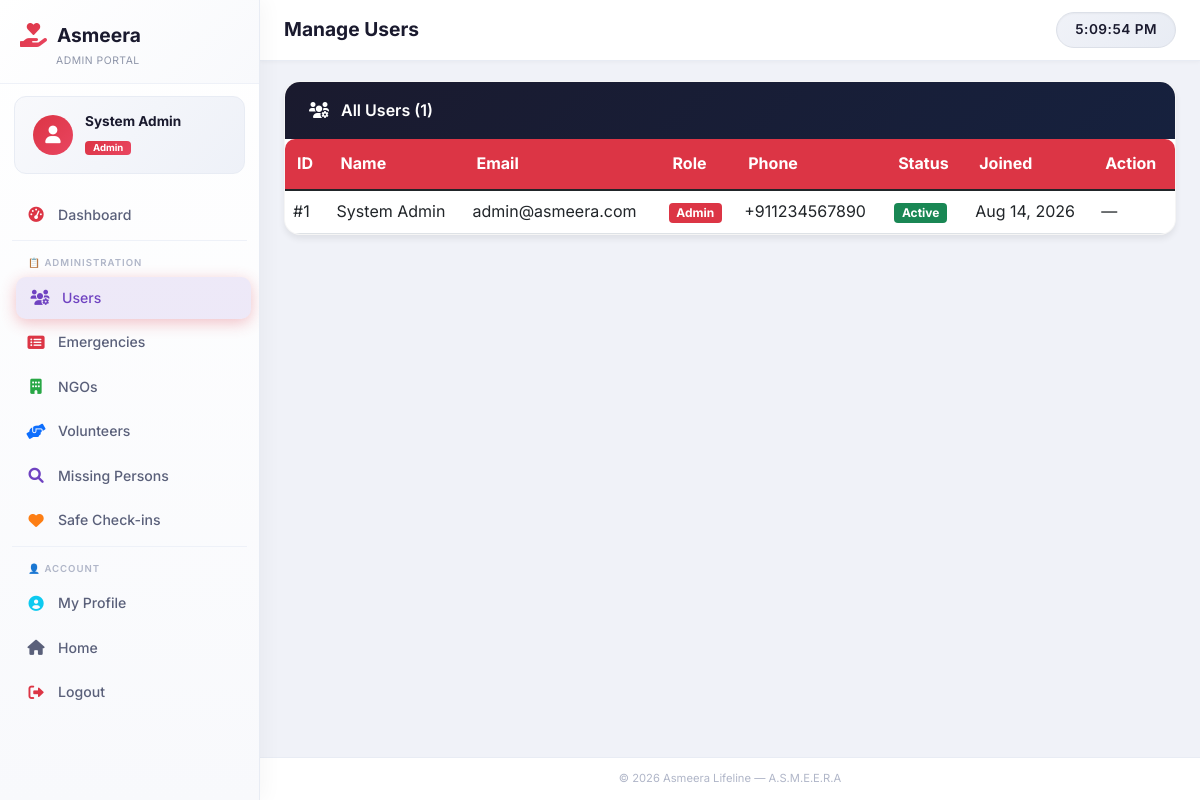
The page /admin/users.php (signed in) on the database its author committed.
### tables this page shows
CREATE TABLE users (
    id INT PRIMARY KEY AUTO_INCREMENT,
    full_name VARCHAR(100) NOT NULL,
    email VARCHAR(100) UNIQUE NOT NULL,
    password VARCHAR(255) NOT NULL,
    phone VARCHAR(20),
    address TEXT,
    role_id INT,
    is_active BOOLEAN DEFAULT TRUE,
    profile_image VARCHAR(255),
    last_login TIMESTAMP NULL,
    created_at TIMESTAMP DEFAULT CURRENT_TIMESTAMP,
    FOREIGN KEY (role_id) REFERENCES roles(id),
    INDEX idx_email (email),
    INDEX idx_role (role_id)
);

CREATE TABLE roles (
    id INT PRIMARY KEY AUTO_INCREMENT,
    role_name VARCHAR(50) UNIQUE NOT NULL,
    description TEXT,
    created_at TIMESTAMP DEFAULT CURRENT_TIMESTAMP
);

### admin/users.php (the view, shortened to what this page needs)
<?php
require_once '../../config/database.php';
$page_title = 'Manage Users';
$current_page = 'users';
$users = $db->query("SELECT u.*, r.role_name FROM users u JOIN roles r ON u.role_id = r.id ORDER BY u.created_at DESC")->fetchAll(PDO::FETCH_ASSOC);
require_once '../../includes/app_header.php';
?>
<div class="page-card" data-aos="fade-up">
    <div class="card-header bg-dark"><i class="fas fa-users-cog me-2"></i> All Users (<?php echo count($users); ?>)</div>
    <div class="card-body p-0">
        <div class="table-responsive">
            <table class="table table-hover mb-0">
                <thead><tr><th>ID</th><th>Name</th><th>Email</th><th>Role</th><th>Phone</th><th>Status</th><th>Joined</th><th>Action</th></tr></thead>
                <tbody>
                <?php foreach ($users as $u): ?>
                <tr>
                    <td>#<?php echo $u['id']; ?></td>
                    <td><?php echo htmlspecialchars($u['full_name']); ?></td>
                    <td><?php echo htmlspecialchars($u['email']); ?></td>
                    <td><span class="badge bg-danger"><?php echo ucfirst($u['role_name']); ?></span></td>
                    <td><?php echo htmlspecialchars($u['phone'] ?? '—'); ?></td>
                    <td><?php echo $u['is_active'] ? '<span class="badge bg-success">Active</span>' : '<span class="badge bg-secondary">Inactive</span>'; ?></td>
                    <td><?php echo date('M d, Y', strtotime($u['created_at'])); ?></td>
                    <td>
                        <?php if ($u['role_name'] !== 'admin'): ?>
                        <form method="POST" class="d-inline admin-table-actions">
                            <input type="hidden" name="user_id" value="<?php echo $u['id']; ?>">
                            <input type="hidden" name="is_active" value="<?php echo $u['is_active'] ? 0 : 1; ?>">
                            <button type="submit" name="toggle_active" class="btn btn-sm btn-<?php echo $u['is_active'] ? 'warning' : 'success'; ?>"><?php echo $u['is_active'] ? 'Deactivate' : 'Activate'; ?></button>
                        </form>
                        <?php else: ?>—<?php endif; ?>
                    </td>
                </tr>
                <?php endforeach; ?>
                </tbody>
            </table>
        </div>
    </div>
</div>
<?php require_once '../../includes/app_footer.php'; ?>

### includes/app_header.php (shortened to what this page needs)
<?php
$role = $_SESSION['user_role'] ?? '';
$user_name = $_SESSION['user_name'] ?? 'User';
$role_labels = ['admin' => 'Admin Portal', 'citizen' => 'Citizen Portal', 'volunteer' => 'Volunteer Portal', 'ngo' => 'NGO Portal'];
$portal_label = $role_labels[$role] ?? 'Portal';
function navActive($page, $current) {
    return $page === $current ? ' active' : '';
}
?>
<!DOCTYPE html>
<html lang="en">
<head>
    <link href="https://cdn.jsdelivr.net/npm/bootstrap@5.1.3/dist/css/bootstrap.min.css" rel="stylesheet">
    <link rel="stylesheet" href="https://cdnjs.cloudflare.com/ajax/libs/font-awesome/6.0.0/css/all.min.css">
    <link href="https://unpkg.com/aos@2.3.1/dist/aos.css" rel="stylesheet">
    <link rel="stylesheet" href="https://unpkg.com/leaflet@1.7.1/dist/leaflet.css">
    <link rel="stylesheet" href="<?php echo SITE_URL; ?>assets/css/style.css?v=<?php echo time(); ?>">
</head>
<body class="app-body">
<div class="app-wrapper">
    <nav class="app-sidebar" id="appSidebar">
        <div class="sidebar-brand">
            <a href="<?php echo SITE_URL; ?>">
                <i class="fas fa-hand-holding-heart"></i>
                <span>Asmeera</span>
            </a>
            <small><?php echo $portal_label; ?></small>
        </div>
        <div class="sidebar-user">
            <div class="sidebar-avatar"><i class="fas fa-user"></i></div>
            <div>
                <strong><?php echo htmlspecialchars($user_name); ?></strong>
                <span class="badge"><?php echo ucfirst($role); ?></span>
            </div>
        </div>
        <ul class="sidebar-nav">
            <li><a href="<?php echo SITE_URL; ?>dashboard.php" class="<?php echo navActive('dashboard', $current_page); ?>"><i class="fas fa-tachometer-alt"></i> Dashboard</a></li>
            <?php if ($role === 'citizen'): ?>
            <li><a href="<?php echo SITE_URL; ?>modules/citizen/request_help.php" class="<?php echo navActive('request_help', $current_page); ?>"><i class="fas fa-exclamation-triangle"></i> Request Help</a></li>
            <li><a href="<?php echo SITE_URL; ?>modules/citizen/safe_checkin.php" class="<?php echo navActive('safe_checkin', $current_page); ?>"><i class="fas fa-check-circle"></i> I Am Safe</a></li>
            <li><a href="<?php echo SITE_URL; ?>modules/citizen/missing_person.php" class="<?php echo navActive('missing_person', $current_page); ?>"><i class="fas fa-user-friends"></i> Missing Person</a></li>
            <?php elseif ($role === 'admin'): ?>
            <li class="sidebar-divider">📋 Administration</li>
            <li><a href="<?php echo SITE_URL; ?>modules/admin/users.php" class="<?php echo navActive('users', $current_page); ?>"><i class="fas fa-users-cog"></i> Users</a></li>
            <li><a href="<?php echo SITE_URL; ?>modules/admin/requests.php" class="<?php echo navActive('requests', $current_page); ?>"><i class="fas fa-list-alt"></i> Emergencies</a></li>
            <li><a href="<?php echo SITE_URL; ?>modules/admin/ngos.php" class="<?php echo navActive('ngos', $current_page); ?>"><i class="fas fa-building"></i> NGOs</a></li>
            <li><a href="<?php echo SITE_URL; ?>modules/admin/volunteers.php" class="<?php echo navActive('volunteers', $current_page); ?>"><i class="fas fa-hands-helping"></i> Volunteers</a></li>
            <li><a href="<?php echo SITE_URL; ?>modules/admin/missing_persons.php" class="<?php echo navActive('missing_persons', $current_page); ?>"><i class="fas fa-search"></i> Missing Persons</a></li>
            <li><a href="<?php echo SITE_URL; ?>modules/admin/checkins.php" class="<?php echo navActive('checkins', $current_page); ?>"><i class="fas fa-heart"></i> Safe Check-ins</a></li>
            <?php endif; ?>
            <li class="sidebar-divider">👤 Account</li>
            <li><a href="<?php echo SITE_URL; ?>profile.php" class="<?php echo navActive('profile', $current_page); ?>"><i class="fas fa-user-circle"></i> My Profile</a></li>
            <li><a href="<?php echo SITE_URL; ?>"><i class="fas fa-home"></i> Home</a></li>
            <li><a href="<?php echo SITE_URL; ?>logout.php" class="sidebar-logout"><i class="fas fa-sign-out-alt"></i> Logout</a></li>
        </ul>
    </nav>
    <div class="app-main">
        <header class="app-topbar">
            <h1 class="app-page-title"><?php echo htmlspecialchars($page_title); ?></h1>
            <div class="app-topbar-actions">
                <?php if (isset($_SESSION['user_id'])): ?>
                <span class="live-clock" id="liveClock">
                    <span id="clockTime">--:--:--</span>
                </span>
                <?php endif; ?>
            </div>
        </header>
        <div class="app-content">

### includes/app_footer.php (shortened to what this page needs)
</div>
        <footer class="app-mini-footer">
            <p>&copy; <?php echo date('Y'); ?> Asmeera Lifeline — A.S.M.E.E.R.A</p>
        </footer>
    </div>
</div>
</body>
</html>

### assets/css/style.css (style rules this page uses)
:root { --primary: #dc3545; --primary-dark: #b02a37; --secondary: #0d6efd; --success: #198754; --warning: #ffc107; --danger: #dc3545; --dark: #1a1a2e; --light: #f8f9fa; --gray: #6c757d; --gradient-primary: linear-gradient(135deg, #667eea 0%, #764ba2 100%); --gradient-danger: linear-gradient(135deg, #f093fb 0%, #f5576c 100%); --shadow-sm: 0 2px 4px rgba(0,0,0,0.05); --shadow-md: 0 4px 6px rgba(0,0,0,0.07); --shadow-lg: 0 10px 15px -3px rgba(0,0,0,0.1); --shadow-xl: 0 20px 25px -5px rgba(0,0,0,0.1); }
* { margin: 0; padding: 0; box-sizing: border-box; }
body { font-family: 'Inter', sans-serif; background: linear-gradient(135deg, #f5f7fa 0%, #c3cfe2 100%); color: var(--dark); line-height: 1.6; padding-top: 76px; }
.card-header { border: none; padding: 1.2rem 1.5rem; }
.table { border-radius: 10px; overflow: hidden; }
.table thead th { background: var(--primary); color: white; border: none; padding: 12px; }
.table tbody tr { transition: background 0.3s; }
body.app-body { padding-top: 0; background: #eef1f8; min-height: 100vh; }
.app-wrapper { display: flex; min-height: 100vh; }
.app-sidebar { width: 260px; background: linear-gradient(180deg, #1a1a2e 0%, #16213e 100%); color: #fff; position: fixed; top: 0; left: 0; bottom: 0; z-index: 1040; overflow-y: auto; transition: transform 0.3s ease; box-shadow: 4px 0 20px rgba(0,0,0,0.15); }
.sidebar-brand { padding: 24px 20px 16px; border-bottom: 1px solid rgba(255,255,255,0.08); }
.sidebar-brand a { display: flex; align-items: center; gap: 10px; color: #fff; text-decoration: none; font-size: 1.3rem; font-weight: 700; }
.sidebar-brand i { color: var(--primary); font-size: 1.6rem; }
.sidebar-brand small { display: block; color: rgba(255,255,255,0.5); font-size: 0.75rem; margin-top: 4px; margin-left: 34px; }
.sidebar-user { display: flex; align-items: center; gap: 12px; padding: 16px 20px; background: rgba(255,255,255,0.05); margin: 12px; border-radius: 12px; }
.sidebar-avatar { width: 42px; height: 42px; background: linear-gradient(135deg, var(--primary), #e94560); border-radius: 50%; display: flex; align-items: center; justify-content: center; }
.sidebar-user strong { display: block; font-size: 0.9rem; }
.sidebar-nav { list-style: none; padding: 8px 12px 24px; margin: 0; }
.sidebar-nav li a { display: flex; align-items: center; gap: 12px; padding: 12px 16px; color: rgba(255,255,255,0.75); text-decoration: none; border-radius: 10px; margin-bottom: 4px; font-weight: 500; font-size: 0.92rem; transition: all 0.25s; }
.sidebar-nav li a i { width: 20px; text-align: center; }
.sidebar-nav li a:hover, .sidebar-nav li a.active { background: rgba(220, 53, 69, 0.2); color: #fff; transform: translateX(4px); }
.sidebar-nav li a.active { background: linear-gradient(135deg, var(--primary), #e94560); box-shadow: 0 4px 15px rgba(220, 53, 69, 0.3); }
.sidebar-divider { padding: 16px 16px 8px; font-size: 0.7rem; text-transform: uppercase; letter-spacing: 1.5px; color: rgba(255,255,255,0.35); font-weight: 600; }
.app-main { flex: 1; margin-left: 260px; display: flex; flex-direction: column; min-height: 100vh; }
.app-topbar { background: #fff; padding: 16px 28px; display: flex; align-items: center; gap: 16px; box-shadow: var(--shadow-sm); position: sticky; top: 0; z-index: 100; }
.app-page-title { font-size: 1.4rem; font-weight: 700; margin: 0; flex: 1; color: var(--dark); }
.app-topbar-actions { display: flex; align-items: center; gap: 12px; }
.live-clock { font-family: 'Inter', monospace; font-size: 0.85rem; font-weight: 600; background: #f0f2f8; padding: 8px 16px; border-radius: 20px; color: var(--dark); }
.app-content { padding: 24px 28px; flex: 1; }
.app-mini-footer { padding: 16px 28px; text-align: center; color: var(--gray); font-size: 0.8rem; border-top: 1px solid rgba(0,0,0,0.06); background: #fff; }
.app-mini-footer p { margin: 0; }
.page-card { background: #fff; border-radius: 16px; box-shadow: var(--shadow-md); overflow: hidden; margin-bottom: 24px; border: 1px solid rgba(0,0,0,0.04); }
.page-card .card-header { background: linear-gradient(135deg, var(--primary), #e94560); color: #fff; border: none; padding: 16px 24px; font-weight: 600; }
.page-card .card-header.bg-dark { background: linear-gradient(135deg, #1a1a2e, #16213e) !important; }
.page-card .card-body { padding: 24px; }

### rows shown on the page
users: id "1", full_name "System Admin", email "admin@asmeera.com", role.role_name "Admin", phone "+911234567890", is_active "Active", created_at "Aug 14, 2026"

### other values the page prints
$portal_label "ADMIN PORTAL"
$user_name "System Admin"
$role "Admin"
$page_title "Manage Users"
count($users) "1"
